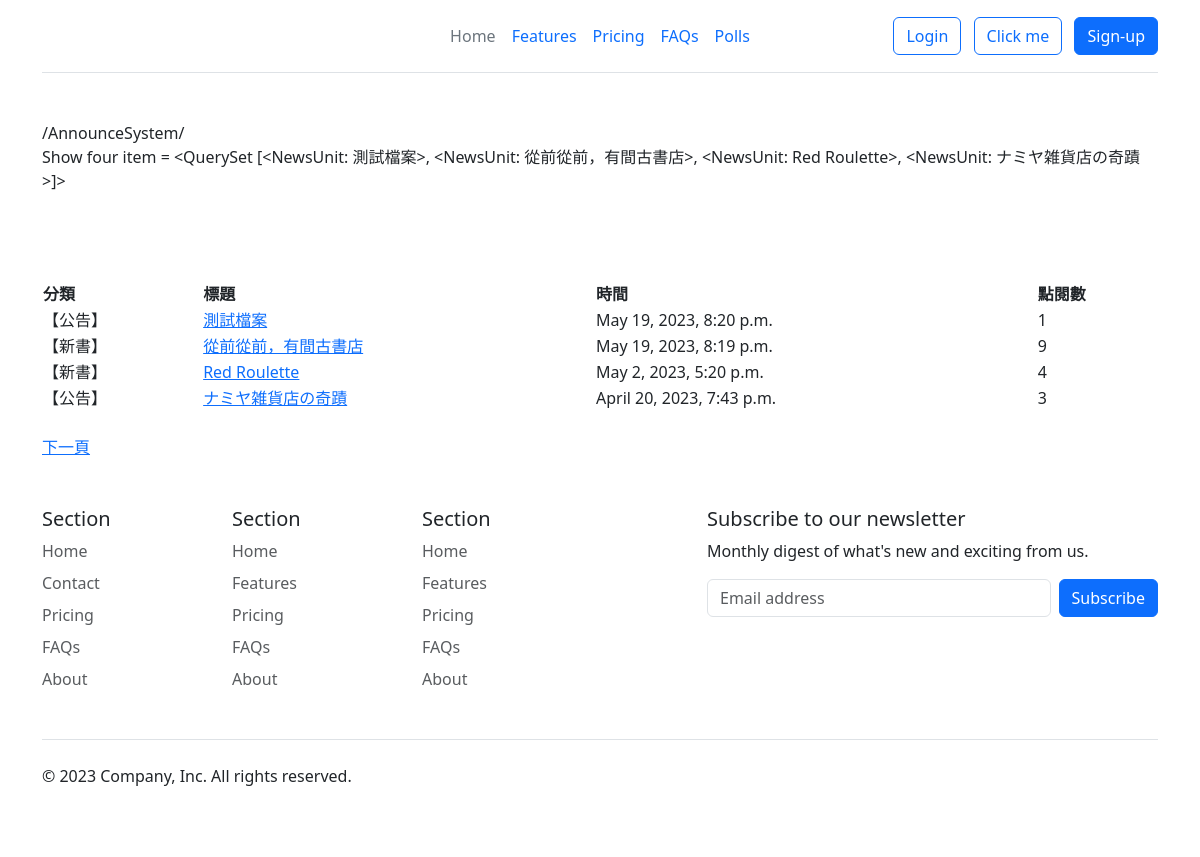
The app's page /AnnounceSystem/, older data.
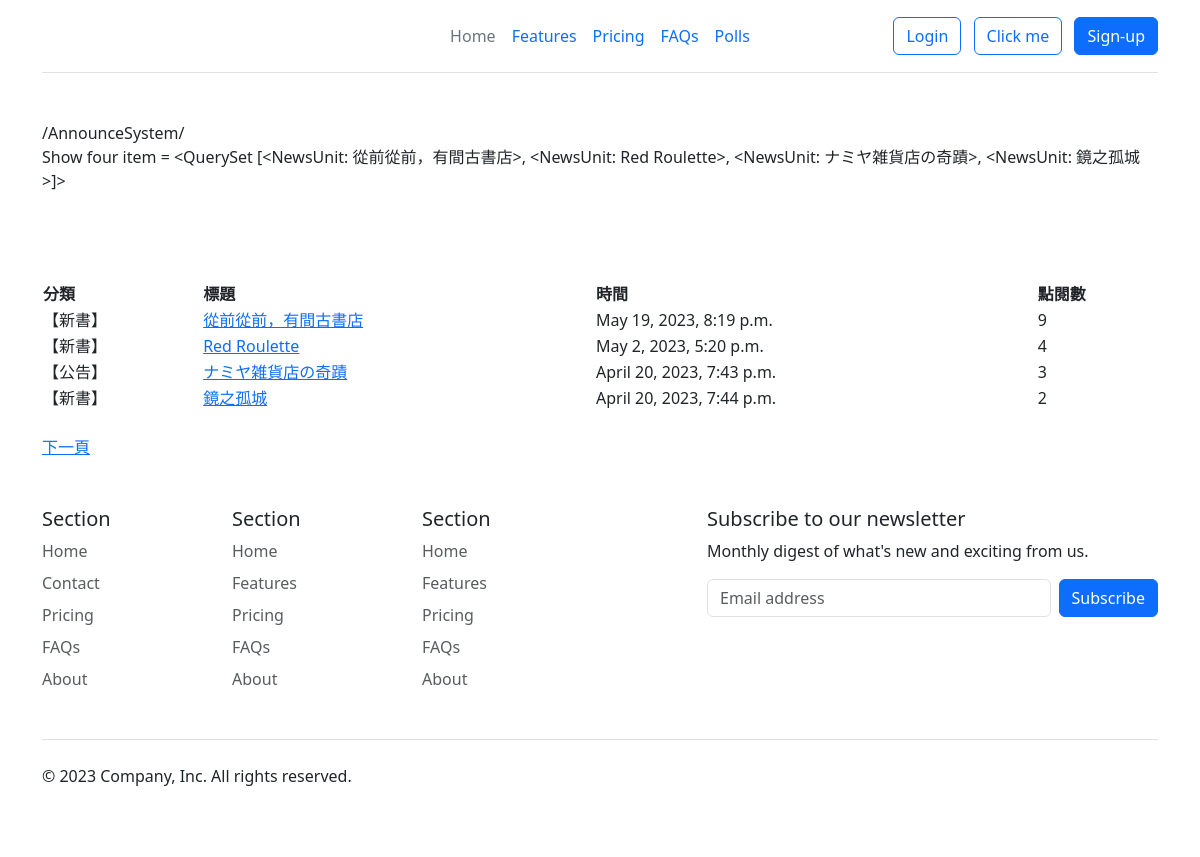
The same page, newer data.
### AnnounceSystem/models.py (models this page shows)
class NewsUnit(models.Model):
    catego = models.CharField(max_length=10, null=False)
    nickname = models.CharField(max_length=20, null=False)
    title = models.CharField(max_length=50, null=False)
    message = models.TextField(null=False)
    pubtime = models.DateTimeField(auto_now=True)
    enabled = models.BooleanField(default=False)
    press = models.IntegerField(default=0)
    def __str__(self):
        return self.title

### AnnounceSystem/views.py (the view)
# urls.py: path('', views.index, name='index'),
def index(request, pageindex=None):
    global page1  #重複開啟本網頁時需保留 page1 的值
    pagesize = 4  #每頁顯示的資料筆數
    newsall = NewsUnit.objects.all().order_by('-id')  #讀取新聞資料表,依時間遞減排序
    datasize = len(newsall)  #新聞筆數
    totpage = math.ceil(datasize / pagesize)  #總頁數
    if pageindex==None:  #無參數
        page1 = 1
        newsunits = NewsUnit.objects.filter(enabled=False).order_by('-id')[:pagesize]
    elif pageindex=='1':  #上一頁
        start = (page1-2)*pagesize  #該頁第1筆資料
        if start >= 0:  #有前頁資料就顯示
            newsunits = NewsUnit.objects.filter(enabled=False).order_by('-id')[start:(start+pagesize)]
            page1 -= 1
    elif pageindex=='2':  #下一頁
        start = page1*pagesize  #該頁第1筆資料
        if start < datasize:  #有下頁資料就顯示
            newsunits = NewsUnit.objects.filter(enabled=False).order_by('-id')[start:(start+pagesize)]
            page1 += 1
    elif pageindex=='3':  #由詳細頁面返回首頁
        start = (page1-1)*pagesize  #取得原有頁面第1筆資料
        newsunits = NewsUnit.objects.filter(enabled=False).order_by('-id')[start:(start+pagesize)]
    currentpage = page1  #將目頁前頁面以區域變數傳回html
    return render(request, "AnnounceSystem/index.html", locals())

### AnnounceSystem/templates/AnnounceSystem/index.html (shortened to what this page needs)
{% extends 'AnnounceSystem/base.html' %}
{% load static %}
{% block content %}
<h1>{{message}}</h1><br>
{{request.get_full_path}}<br>
<p>Show four item = {{newsunits}} </p><br><br><br>
<div class="contentbox">
    <table width="100%">
    <tr>
        <th align="left">分類</th>
        <th align="left">標題</th>
        <th align="left">時間</th>
        <th align="left">點閱數</th>
    </tr>
    {% for unit in newsunits %}
        <tr class="alt">
            <td><div class="typeblock">【{{ unit.catego }}】</div></td>
            <td><a href="{% url 'AnnounceSystem:detail' unit.id %}">{{ unit.title }}</a></td>
            <td>{{ unit.pubtime }}</td>
            <td>{{ unit.press }}</td>
        </tr>
    {% empty %}
        {% comment %} 當迴圈為空值時 {% endcomment %}
        <div class="status warning">
            <p><span>注意 !</span> 目前新聞資料庫中沒有任何資料！</p>
        </div>
    {% endfor %}
    </table>
    <br>
    <div class="topfunction">
        {% if currentpage < totpage %}
            <a href="{% url 'AnnounceSystem:index' pageindex=2 %} " title="下一頁">下一頁</a>
        {% endif %}
    </div>
</div>
{% endblock content %}

Row changes from the older to the newer data that the page shows:
removed NewsUnit: title.title "<QuerySet [<NewsUnit: 測試檔案>, <NewsUnit: 從前從前，有間古書店>, <NewsUnit: Red Roulette>, <NewsUnit: ナミヤ雑貨店の奇蹟>]>", catego "公告", title "測試檔案", pubtime "May 19, 2023, 8:20 p.m.", press "1"
now on this page (row unchanged): NewsUnit: catego "新書", title "鏡之孤城", pubtime "April 20, 2023, 7:44 p.m.", press "2"
Text that changed along with them:
{{ newsunits }}: "<QuerySet [<NewsUnit: 測試檔案>, <NewsUnit: 從前從前，有間古書店>, <NewsUnit: Red Roulette>, <NewsUnit: ナミヤ雑貨店の奇蹟>]>" → "<QuerySet [<NewsUnit: 從前從前，有間古書店>, <NewsUnit: Red Roulette>, <NewsUnit: ナミヤ雑貨店の奇蹟>, <NewsUnit: 鏡之孤城>]>"
